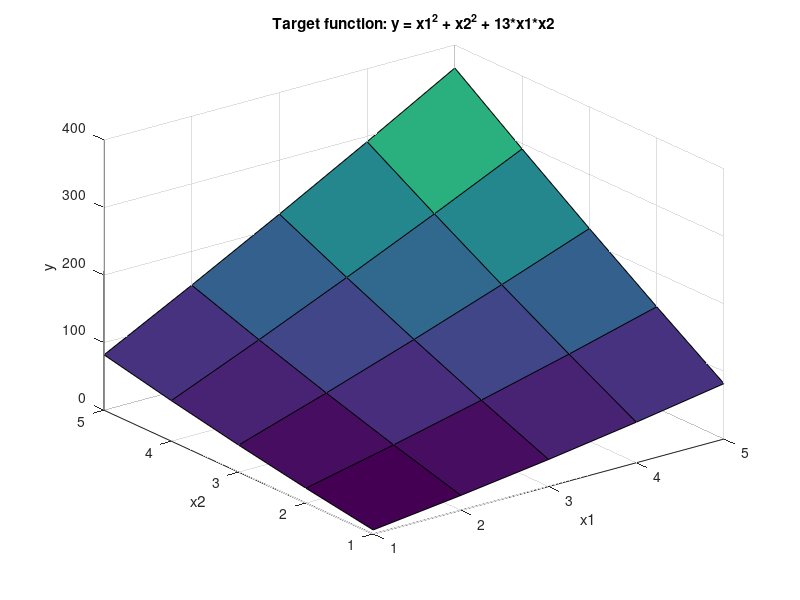

The MATLAB script that drew this image:
% Построение графика функций y = x1^2 + x2^2 + 13 * x1 * x2
% в области x1 - [-2, 2] и x2 - [-2, 2]

n = 5;  
x1 = 1 : 1 : 5;
x2 = 1 : 1 : 5;
y = zeros(n, n);
s = 0;
Input = zeros(2, 25);
Target = zeros(1, 25);
for j = 1 : n
   for i = 1 : n
       y(j, i) = (x1(j)^2 - 3) + (x2(i)^2 - 3) + (13 * x1(j) * x2(i) - 3);
       s = s + 1;
       Input(1, s) = x1(j) - 3;
       Input(2, s) = x2(i) - 3;
       Target(1, s) = (x1(j)^2 - 3) + (x2(i)^2 - 3) + (13 * x1(j) * x2(i) - 3);
   end
end
Input
Target
surf(x1, x2, y)
xlabel('x1')
ylabel('x2')
zlabel('y')
title('Target function: y = x1^2 + x2^2 + 13*x1*x2')

Target = [6 22 40 60 82 22 51 82 115 150 40 82 126 172 220 60 115 172 231 292 82 150 220 292 366]
Output = [6 22 40 60 37.5714 22 61.2475 82 115 150 50.8526 82 126 172 191.9485 55.4531 115 172 231 317.8585 82 150 227.7388 292.2271 366]

s1 = 0;
s2 = 0;
for (i = 1 : 25)
   s1 = s1 + ((Target(i) - Output(i))^2);
   s2 = s2 + (Target(i)^2);
end
s1 = s1^(1 / 2);
d = s1 / (s2^(1 / 2));
disp("Погрешность: ") 
disp(d) 